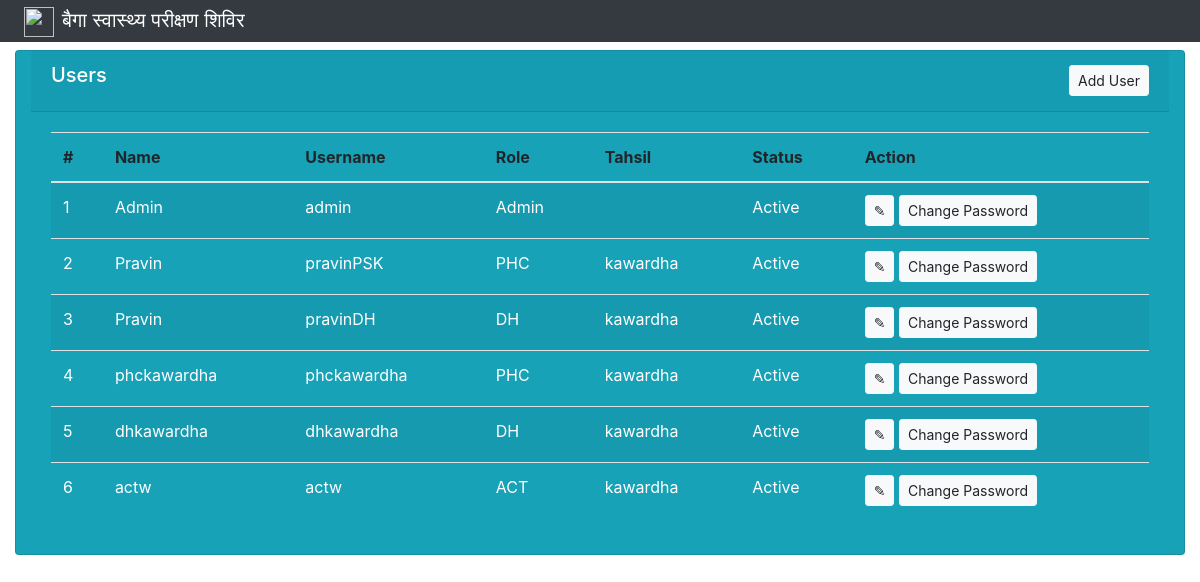
The page /users.php on the database its author committed.
### tables this page shows
CREATE TABLE `users` (
  `id` int(11) NOT NULL,
  `name` varchar(255) DEFAULT NULL,
  `username` varchar(255) NOT NULL,
  `password` varchar(255) NOT NULL,
  `role` varchar(255) NOT NULL,
  `tahsil` varchar(50) DEFAULT NULL,
  `status` tinyint(11) NOT NULL DEFAULT 1
);

### includes/constants.php (called while the page is built, shortened)
<?php
$CommonStatus = [0=>'Disabled', 1=>'Active'];
?>

### users.php (the view, shortened to what this page needs)
<?php
 require 'config/database.php';
 require 'includes/functions.php';
 require 'includes/constants.php';
 $site_url = config('site_url');
$sql = "SELECT * FROM users";
$result = $con->query($sql);
$trow = '';
$i = 1;
if ($result->num_rows > 0)
    {
        while($row = $result->fetch_assoc())
        {
            $tr = '<tr>
            <td class="text-white">'.$i.'</td>
            <td class="text-white">'.$row["name"].'</td>
            <td class="text-white">'.$row["username"].'</td>
            <td class="text-white">'.$row["role"].'</td>
            <td class="text-white">'.$row["tahsil"].'</td>
            <td class="text-white">'.$CommonStatus[$row["status"]].'</td>
            <td class="text-white"><button type="button" class="btn btn-sm btn-light editUser" data-id="'.$row['id'].'" data-name="'.$row['name'].'" data-username="'.$row['username'].'" data-role="'.$row['role'].'" data-tahsil="'.$row['tahsil'].'" data-status="'.$row['status'].'" data-toggle="modal" data-target="#updateUserModal">
            &#x270E;
            </button> <button type="button" class="btn btn-sm btn-light changePassword" data-name="'.$row['name'].'"  data-id="'.$row['id'].'" data-toggle="modal" data-target="#changePasswordfrmModel">
            Change Password
            </button></td>
            </tr>
            ';
            $trow .= $tr;
            $i++;
        }
    }
    else {
        echo "0 results";
    }
$content = nav_menu();
$content .= '
<div class="container-fluid py-2">
    <div class="col-12 d-flex justify-content-start bg-info d-flex justify-content-start no-gutters shadow-lg card ">
        <div class="card-header d-flex justify-content-between align-items-center">
            <h5 class="card-title text-white">Users</h5>
            <button type="button" class="btn btn-sm btn-light" data-toggle="modal" data-target="#addUserModal">
            Add User
            </button>
        </div>
        <div class="card-body">
            <table class="table table-striped">
                <thead>
                <tr>
                    <th scope="col">#</th>
                    <th scope="col">Name</th>
                    <th scope="col">Username</th>
                    <th scope="col">Role</th>
                    <th scope="col">Tahsil</th>
                    <th scope="col">Status</th>
                    <th scope="col">Action</th>
                </tr>
                </thead>
                <tbody>
                    '.$trow.'
                </tbody>
            </table>
        </div>
    </div>
</div>
<script src="'.$site_url.'/template/jquery-3.6.3.min.js"></script>
<script src="'.$site_url.'/template/assets/js/bootstrap.min.js"></script>
<script src="'.$site_url.'/template/user.js" ></script>
    </body>
</html>';
echo $content;
 ?>

### includes/functions.php (shortened to what this page needs)
<?php
function nav_menu($sep = ' | ')
{
    $site_url = 'http://3.109.136.34/baigaSwasthyaShivir';
    $bgColor = '#fff';
    $header = '<!doctype html>
    <html lang="en">
    <head>
        <link rel="icon" type="image/x-icon" href="'.$site_url.'/template/assets/images/cg-govt.png">
        <link href="'.$site_url.'/template/assets/dist/css/bootstrap.min.css" rel="stylesheet">
            background-color:'.$bgColor.';
        <link href="'.$site_url.'/template/dashboard.css" rel="stylesheet">
    </head>
    <body>
        <header class="navbar navbar-dark sticky-top bg-dark flex-md-nowrap p-0 shadow">
        <a class="navbar-brand col-md-3 col-lg-3 me-0 px-3 fs-6" href="#"><img src="'.$site_url.'/template/assets/images/cg-govt.png" class="mx-2" height="30" width="30">बैगा स्वास्थ्य परीक्षण शिविर</a>
        <button class="navbar-toggler position-absolute d-md-none collapsed" type="button" data-bs-toggle="collapse" data-bs-target="#sidebarMenu" aria-controls="sidebarMenu" aria-expanded="false" aria-label="Toggle navigation">
        </button>';
    $header .= '</header>';
    echo trim($header, $sep);
}

### users.php (style rules this page uses)
body { background-color:#fff; }
.bg-info { background-color: #17a2b8 !important; }

### rows shown on the page
users: name "Admin", username "admin", role "Admin", status "Active"
users: name "Pravin", username "pravinPSK", role "PHC", tahsil "kawardha", status "Active"
users: name "Pravin", username "pravinDH", role "DH", tahsil "kawardha", status "Active"
users: name "phckawardha", username "phckawardha", role "PHC", tahsil "kawardha", status "Active"
users: name "dhkawardha", username "dhkawardha", role "DH", tahsil "kawardha", status "Active"
users: name "actw", username "actw", role "ACT", tahsil "kawardha", status "Active"
